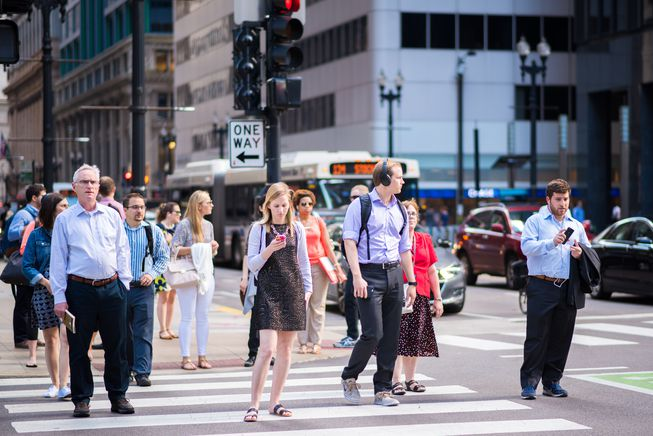
#> input picture street.jpg, 653 x 436 px
$ python openCV3.py
#> lines starting #> are read from the running program, lines starting #| are printed output that depends on the picture
"how to resize and crop images"
import cv2
import numpy as np

img = cv2.imread("street.jpg")
#> img is the input picture: shape (436, 653, 3); mean B, G, R 123.8, 112.8, 114.6
print(img.shape)
#| (436, 653, 3)

''' how to resize an image '''
imgResize = cv2.resize(img,(300,200))
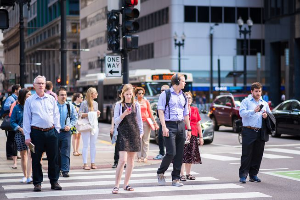
#> imgResize: shape (200, 300, 3); mean B, G, R 123.8, 112.7, 114.5
print(imgResize.shape)
#| (200, 300, 3)

"how to crop image"
imgCropped = img[0:200,200:500]
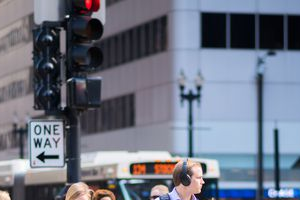
#> imgCropped: shape (200, 300, 3); mean B, G, R 131.3, 116.2, 110.2

cv2.imshow("cropped image",imgCropped)
cv2.imshow("image",img)
cv2.imshow("resized image",imgResize)

cv2.waitKey(0)
